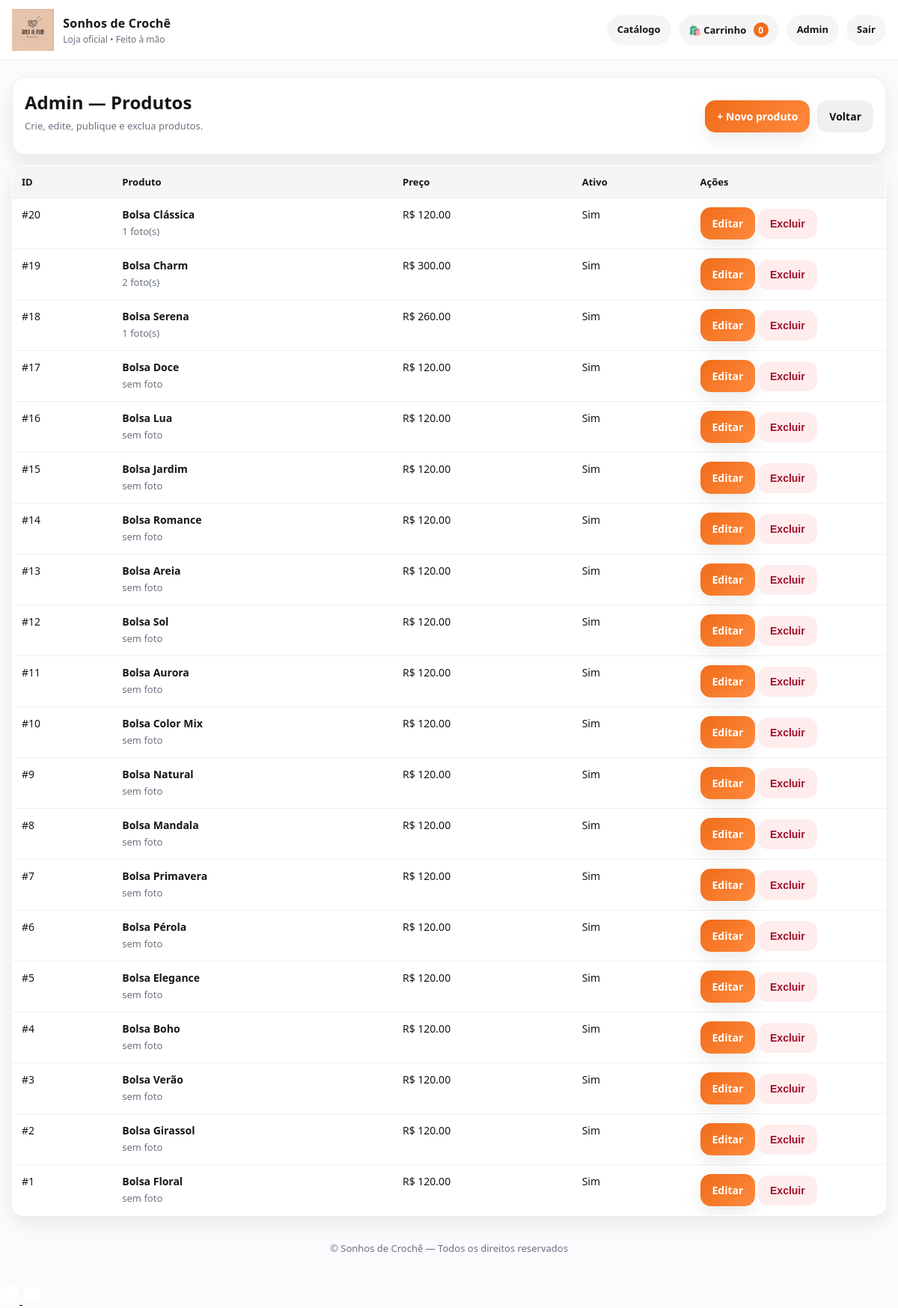
Before: /admin/produtos (signed in) with the older database file.
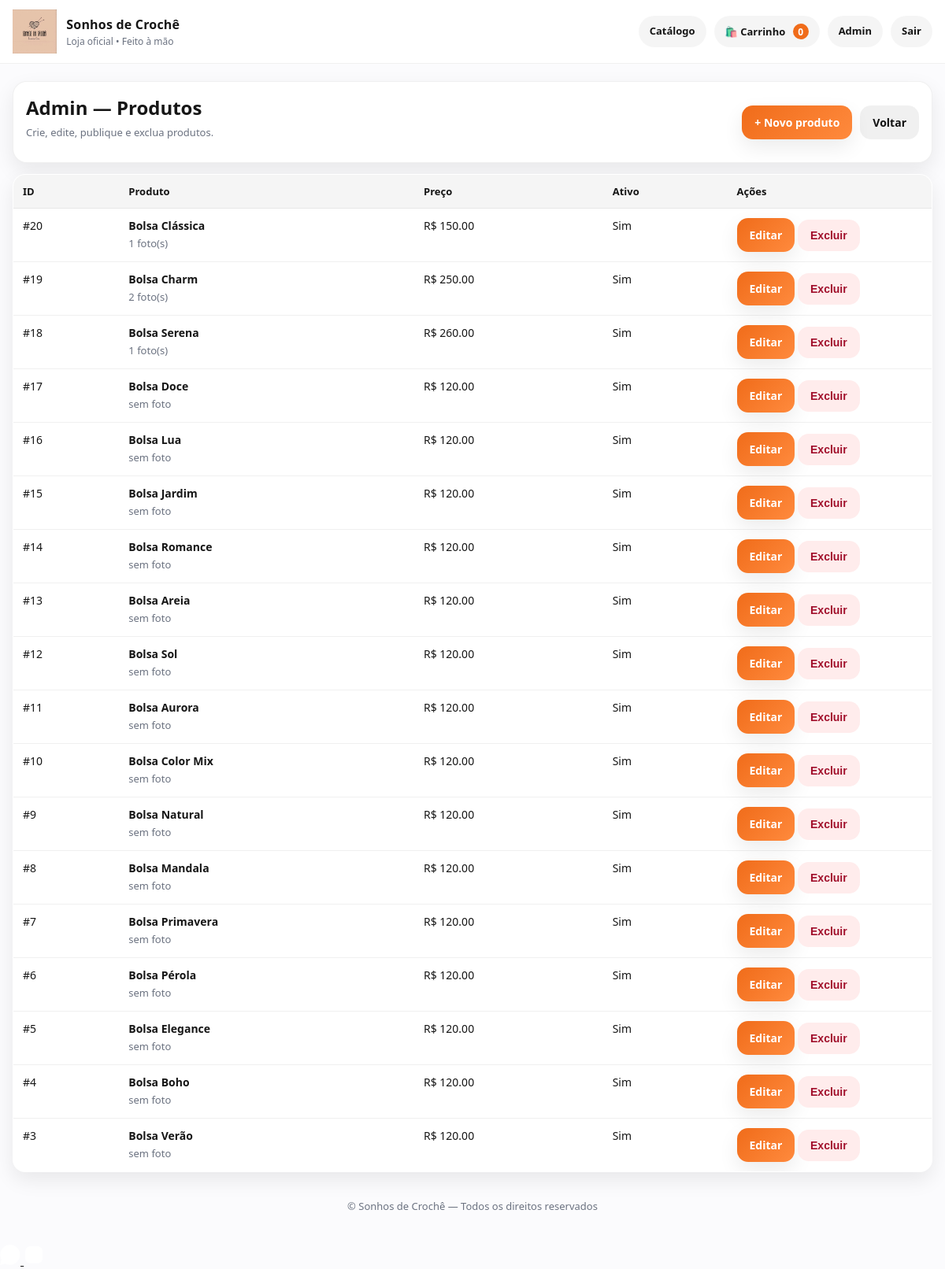
After: the same page with the newer database file.
### app.py (models this page shows)
class Product(db.Model):
    id = db.Column(db.Integer, primary_key=True)
    name = db.Column(db.String(120), nullable=False)
    description = db.Column(db.Text, default="")
    price = db.Column(db.Numeric(10, 2), nullable=False, default=0)
    image_url = db.Column(db.Text, default="")  # legado (opcional)
    is_active = db.Column(db.Boolean, default=True)
    created_at = db.Column(db.DateTime, nullable=False, default=datetime.utcnow)
    images = db.relationship("ProductImage", backref="product", cascade="all, delete-orphan", lazy=True)

### app.py (the view)
    @app.get("/admin/produtos")
    @login_required
    def admin_products():
        products = Product.query.order_by(Product.created_at.desc()).all()
        return render_template("admin_products.html", products=products)

### templates/admin_products.html
{% extends "base.html" %}
{% block content %}
<div class="card">
  <div class="card-pad" style="display:flex;justify-content:space-between;align-items:center;gap:12px;flex-wrap:wrap">
    <div>
      <h2 style="margin:0">Admin — Produtos</h2>
      <p class="muted" style="margin-top:6px">Crie, edite, publique e exclua produtos.</p>
    </div>
    <div style="display:flex;gap:10px;flex-wrap:wrap">
      <a class="btn primary" href="{{ url_for('admin_products_new') }}">+ Novo produto</a>
      <a class="btn soft" href="{{ url_for('admin_dashboard') }}">Voltar</a>
    </div>
  </div>
</div>
<table class="table" style="margin-top:14px">
  <thead>
    <tr>
      <th>ID</th>
      <th>Produto</th>
      <th>Preço</th>
      <th>Ativo</th>
      <th style="width:260px">Ações</th>
    </tr>
  </thead>
  <tbody>
    {% for p in products %}
    <tr>
      <td>#{{ p.id }}</td>
      <td>
        <strong>{{ p.name }}</strong>
        <div class="muted" style="margin-top:4px">
          {% if p.images and p.images|length > 0 %}
            {{ p.images|length }} foto(s)
          {% elif p.image_url %}
            1 foto (URL)
          {% else %}
            sem foto
          {% endif %}
        </div>
      </td>
      <td>R$ {{ "%.2f"|format(p.price) }}</td>
      <td>{{ "Sim" if p.is_active else "Não" }}</td>
      <td>
        <a class="btn primary" href="{{ url_for('admin_products_edit', product_id=p.id) }}">Editar</a>
        <form method="post" action="{{ url_for('admin_products_delete', product_id=p.id) }}" style="display:inline">
          <button class="btn danger">Excluir</button>
        </form>
      </td>
    </tr>
    {% endfor %}
  </tbody>
</table>
{% endblock %}

### templates/base.html (shortened to what this page needs)
<!DOCTYPE html>
<html lang="pt-br">
<head>
  <link rel="stylesheet" href="{{ url_for('static', filename='css/premium.css') }}">
</head>
<body>
<header>
  <div class="header-wrap">
    <div class="brand">
      <img src="{{ url_for('static', filename='img/logo.jpg') }}" alt="Logo {{ STORE_NAME() }}">
      <div>
        <div class="name">{{ STORE_NAME() }}</div>
        <div class="tag">Loja oficial • Feito à mão</div>
      </div>
    </div>
    <nav class="nav">
      <a href="{{ url_for('index') }}">Catálogo</a>
      <a href="{{ url_for('cart_view') }}">🛍️ Carrinho <span class="badge">{{ cart_count() }}</span></a>
      {% if current_user.is_authenticated %}
        <a href="{{ url_for('admin_dashboard') }}">Admin</a>
        <a href="{{ url_for('admin_logout') }}">Sair</a>
      {% else %}
        <a href="{{ url_for('admin_login') }}">Admin</a>
      {% endif %}
    </nav>
  </div>
</header>
<div class="container">
  {% block content %}{% endblock %}
  <div class="footer">© {{ STORE_NAME() }} — Todos os direitos reservados</div>
</div>
<div class="floating-social">
  <a href="https://wa.me/5579996897122"
     target="_blank"
     class="btn-whatsapp"
     title="WhatsApp">
    <svg viewBox="0 0 32 32" width="26" height="26" fill="white">
      <path d="M16 .4C7.4.4.4 7.4.4 16c0 2.8.7 5.4 2 7.7L0 32l8.5-2.2c2.2 1.2 4.6 1.8 7.1 1.8 8.6 0 15.6-7 15.6-15.6S24.6.4 16 .4z"/>
    </svg>
  </a>
  <a href="https://instagram.com/sonhosdecroche_byevanice"
     target="_blank"
     class="btn-instagram"
     title="Instagram">
    <svg viewBox="0 0 24 24" width="26" height="26" fill="white">
      <path d="M7.8 2h8.4C19.7 2 22 4.3 22 7.8v8.4c0 3.5-2.3 5.8-5.8 5.8H7.8C4.3 22 2 19.7 2 16.2V7.8C2 4.3 4.3 2 7.8 2z"/>
    </svg>
  </a>
</div>
</body>
</html>

### static/css/premium.css (style rules this page uses)
:root { --primary:#f06c1a; --primary-2:#fff2d6; --accent:#ffcc00; --dark:#161616; --muted:#6b7280; --bg:#fbfbfd; --card:#ffffff; --green:#18a558; --danger:#a10f2b; --shadow:0 14px 38px rgba(0,0,0,.10); --shadow2:0 10px 26px rgba(0,0,0,.08); --radius:18px; }
* { box-sizing:border-box }
html,body { margin:0;padding:0 }
body { font-family: ui-sans-serif, system-ui, -apple-system, Segoe UI, Roboto, Arial, "Apple Color Emoji", "Segoe UI Emoji"; background:var(--bg); color:var(--dark); }
a { color:inherit }
.container { max-width:1200px;margin:0 auto;padding:22px 16px 40px }
header { position:sticky;top:0;z-index:60; background:rgba(255,255,255,.88); backdrop-filter:saturate(180%) blur(14px); border-bottom:1px solid rgba(0,0,0,.06); }
.header-wrap { max-width:1200px;margin:0 auto; display:flex;align-items:center;justify-content:space-between;gap:14px; padding:12px 16px; }
.brand { display:flex;align-items:center;gap:12px;min-width:220px }
.brand img { height:56px;width:auto;display:block }
.brand .name { font-weight:900;letter-spacing:.2px }
.brand .tag { font-size:12px;color:var(--muted);margin-top:2px }
.nav { display:flex;gap:10px;flex-wrap:wrap;justify-content:flex-end }
.nav a { text-decoration:none; padding:10px 14px;border-radius:999px; background:rgba(0,0,0,.04); font-weight:800;font-size:13px; }
.badge { display:inline-flex;align-items:center;justify-content:center; min-width:20px;height:20px;padding:0 6px;border-radius:999px; background:var(--primary);color:#fff;font-size:12px;margin-left:6px; }
.btn { display:inline-flex;align-items:center;justify-content:center; padding:12px 16px;border-radius:14px; border:0;cursor:pointer;text-decoration:none; font-weight:900;font-size:14px; transition:transform .15s ease, opacity .15s ease, box-shadow .15s ease; }
.btn.primary { background:linear-gradient(135deg, var(--primary), #ff8a3d);color:#fff;box-shadow:var(--shadow2) }
.btn.soft { background:rgba(0,0,0,.06);color:#111 }
.btn.danger { background:#ffecec;color:var(--danger) }
.card { background:var(--card); border-radius:var(--radius); border:1px solid rgba(0,0,0,.06); box-shadow:var(--shadow2); overflow:hidden; }
.card-pad { padding:16px }
.muted { color:var(--muted);font-size:13px }
.table { width:100%;border-collapse:collapse;background:#fff; border:1px solid rgba(0,0,0,.06);border-radius:16px;overflow:hidden; box-shadow:var(--shadow2); }
.table th { background:rgba(0,0,0,.04);text-align:left;font-size:13px;padding:12px }
.table td { padding:12px;border-top:1px solid rgba(0,0,0,.06);font-size:14px;vertical-align:top }
.footer { margin:34px 0 0;text-align:center;color:var(--muted);font-size:13px }

Changed rows visible on the page:
removed Product: id "2", name "Bolsa Girassol", image_url "sem foto", price "120.00", is_active "Sim"
removed Product: id "1", name "Bolsa Floral", image_url "sem foto", price "120.00", is_active "Sim"
changed Product "Bolsa Clássica": price "120.00" → "150.00"
changed Product "Bolsa Charm": price "300.00" → "250.00"
